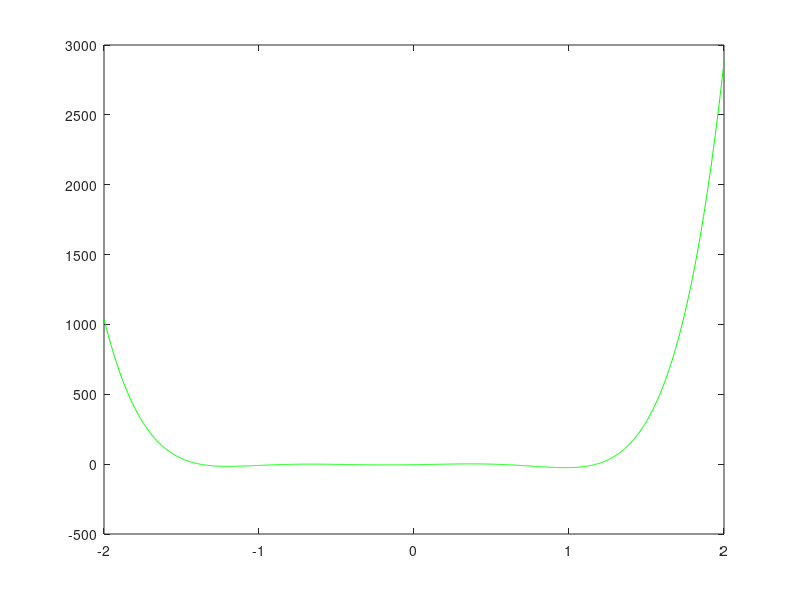

This figure's MATLAB source: (Note: this script raises an error after producing the figure.)
%-----------------άσκηση 2 ερώτημα 3


f = @(x) 54*x.^6 + 45*x.^5 - 102*x.^4 - 69*x.^3 + 35*x.^2 + 16*x - 4 ;
df = @(x) 324*x.^5 + 225*x.^4 - 408*x.^3 - 207*x.^2 + 70*x + 16 ;
ddf = @(x) 1620*x.^4 + 900*x.^3 - 1224*x.^2 - 414*x + 70 ;

x = linspace(-2, 2, 1000);
figure;
plot(x, f(x), 'g');
hold on;
yline(0);
xlabel('x');
ylabel('f(x)');
legend('f(x)', 'y=0');


fprintf(' --- NEWTON-RAPHSON ---');
% 100 τυχαίες αρχικές τιμές στο [-2, 2]
x0_list = -2 + 4*rand(100,1);

iters_classic = zeros(100,1);
iters_modified = zeros(100,1);

for i = 1:100
    x0 = x0_list(i);

    % Κλασική Newton
    [root1, it1] = newton_raphson(f, df, x0, 0.5*1e-7);
    if ~isnan(root1)
          iters_classic(i) = it1;
    else
          iters_classic(i) = NaN;
    end

    % Τροποποιημένη Newton
    [root2, it2] = newton_raphson2(f, df, ddf, x0, 0.5*1e-7);
    if ~isnan(root2)
          iters_modified(i) = it2;
    else
          iters_modified(i) = NaN;
    end
end

% Αποτελέσματα
mean_classic = mean(iters_classic,  'omitnan');
mean_modified = mean(iters_modified, 'omitnan');

std_classic = std(iters_classic , 'omitnan');
std_modified = std(iters_modified, 'omitnan');

fprintf('ΚΛΑΣΙΚΗ \n');
fprintf('ΜΕΣΟΣ ΟΡΟΣ ΕΠΑΝΑΛΗΨΕΩΝ : %.2f\n', mean_classic);
fprintf('ΤΥΠΙΚΗ ΑΠΟΚΛΙΣΗ : %.2f\n', std_classic);
fprintf(' ΤΡΟΠΟΠΟΙΗΜΕΝΗ \n');
fprintf('ΜΕΣΟΣ ΟΡΟΣ ΕΠΑΝΑΛΗΨΕΩΝ : %.2f\n', mean_modified);
fprintf('ΤΥΠΙΚΗ ΑΠΟΚΛΙΣΗ : %.2f\n', std_modified);


fprintf('\n --- ΔΙΧΟΤΟΜΗΣΗ --- \n');

brackets = [];
Ntarget = 100;

attempts = 0;
while size(brackets,1) < Ntarget && attempts < 20000
    attempts = attempts + 1;
    a = -2 + 4*rand();
    b = -2 + 4*rand();
    if a == b, continue; end
    if a > b, tmp = a; a = b; b = tmp; end
    fa = f(a); fb = f(b);
    if ~isfinite(fa) || ~isfinite(fb), continue; end
    if fa*fb < 0
        % optional: avoid duplicates (close intervals)
        too_close = false;
        for k=1:size(brackets,1)
            if abs(brackets(k,1)-a) < 1e-12 && abs(brackets(k,2)-b) < 0.5*1e-12
                too_close = true; break;
            end
        end
        if ~too_close
            brackets(end+1,:) = [a,b];
        end
    end
end

if size(brackets,1) < Ntarget
    warning('Δεν συγκεντρώθηκαν %d brackets, βρέθηκαν %d (attempts=%d)\n', Ntarget, size(brackets,1), attempts);
end

% shuffle order (προαιρετικό) για πιο "τυχαία" σειρά
idx = randperm(size(brackets,1));
brackets = brackets(idx,:);

numTests = min(100, size(brackets,1));
testIntervals = brackets(idx(1:numTests), :);

for i = 1:numTests
    a = testIntervals(i,1);
    b = testIntervals(i,2);

    [r, it] = bisection(f, a, b);  % η κλασική μέθοδος
    iters_dixotomhsh(i) = it;
end

iters_dixotomhsh2 = zeros(numTests,1);

for i = 1:numTests
    a = testIntervals(i,1);
    b = testIntervals(i,2);

    [r, it] = bisection2(f, a, b);
    iters_dixotomhsh2(i) = it;
end

mean_dixot = mean(iters_dixotomhsh, 'omitnan');
std_dixot  = std(iters_dixotomhsh, 'omitnan');

mean_dixot2 = mean(iters_dixotomhsh2, 'omitnan');
std_dixot2  = std(iters_dixotomhsh2, 'omitnan');

fprintf("ΚΛΑΣΙΚΗ ΔΙΧΟΤΟΜΗΣΗ\n");
fprintf("ΜΕΣΟΣ ΟΡΟΣ ΕΠΑΝΑΛΗΨΕΩΝ: %.2f\n", mean_dixot);
fprintf("ΤΥΠΙΚΗ ΑΠΟΚΛΙΣΗ: %.2f\n", std_dixot);

fprintf("ΤΡΟΠΟΠΟΙΗΜΕΝΗ ΔΙΧΟΤΟΜΗΣΗ\n");
fprintf("ΜΕΣΟΣ ΟΡΟΣ ΕΠΑΝΑΛΗΨΕΩΝ: %.2f\n", mean_dixot2);
fprintf("ΤΥΠΙΚΗ ΑΠΟΚΛΙΣΗ: %.2f\n", std_dixot2);



fprintf("\n--- ΤΕΜΝΟΥΣΑ ---\n");
% 100 τυχαίες αρχικές τιμές στο [-2, 2]
x0_list = -2 + 4*rand(100,1);
x1_list = -2 + 4*rand(100,1);
x2_list = -2 + 4*rand(100,1);

iters_secant  = zeros(100,1);
iters_secant2 = zeros(100,1);

for i = 1:100
    
    x0 = x0_list(i);
    x1 = x1_list(i);
    x2 = x2_list(i);

    % Κλασική τέμνουσα (χρησιμοποιεί μόνο x0, x1)
    [root1, it1] = secant(f, x0, x1);
    iters_secant(i) = it1;

    % Τροποποιημένη τέμνουσα (χρησιμοποιεί x0, x1, x2)
    [root2, it2] = secant2(f, x0, x1, x2);
    iters_secant2(i) = it2;

end

mean_secant  = mean(iters_secant, 'omitnan');
std_secant   = std(iters_secant, 'omitnan');

mean_secant2 = mean(iters_secant2, 'omitnan');
std_secant2  = std(iters_secant2, 'omitnan');



fprintf('--- ΚΛΑΣΙΚΗ ΤΕΜΝΟΥΣΑ ---\n');
fprintf('ΜΕΣΟΣ ΟΡΟΣ ΕΠΑΝΑΛΗΨΕΩΝ: %.2f\n', mean_secant);
fprintf('ΤΥΠΙΚΗ ΑΠΟΚΛΙΣΗ: %.2f\n', std_secant);

fprintf('--- ΤΡΟΠΟΠΟΙΗΜΕΝΗ ΤΕΜΝΟΥΣΑ ---\n');
fprintf("ΜΕΣΟΣ ΟΡΟΣ ΕΠΑΝΑΛΗΨΕΩΝ: %.2f\n", mean_secant2);
fprintf("ΤΥΠΙΚΗ ΑΠΟΚΛΙΣΗ: %.2f\n", std_secant2);





%διχοτόμηση klasikh
function [root, iterations] = bisection(f, a, b)
    max = 1000;
    tol = 0.5*1e-7;

    if f(a) * f(b) > 0
        root = NaN;
        iterations = NaN;
        return;	
    end
    
    iterations = 0;
    while (b - a) / 2 > tol && iterations < max
        m = (a+b)/2;  
        
        if f(m) == 0
            root = m; 
            return;
        end

        if abs(f(m)) < tol
            root = m;
            return;
        elseif f(a) * f(m) < 0 
            b = m; 
        else  
            a = m;  
        end
        
        iterations = iterations + 1;
    end
    
    root = (a+b) / 2;  
end

%διχοτόμηση tropopoihmenh
function [root, iterations] = bisection2(f, a, b)
    max = 1000;
    tol = 0.5*1e-7;

    if f(a) * f(b) > 0
        root = NaN;
        iterations = NaN;
        return;
    end

    iterations = 0;
    fa = f(a);
    fb = f(b);

    while (b-a)/2 > tol && iterations < max
        
        if abs(fa) < abs(fb)
            m = a + (b-a)/3 ;
        else    
            m = b - (b-a)/3 ; 
        end
        fm = f(m);
        if abs(fm) < tol
            root =m;
            return;
        end
        if fa * fm < 0  
            b = m;
            fb=fm;
        else                 
            a = m;
            fa = fm;
        end
    
        iterations = iterations+1;
    end
  
    root = (a+b) /2;
end


%newton-raphson klasikh
function [root, iterations, x_history] = newton_raphson(f, df, x0, tol) 
    max_iter=100;

    x = x0;
    iterations = 0;
    x_history = x0;
    
    for i = 1:max_iter
        fx = f(x);
        dfx = df(x);
        
        if abs(dfx) < 0.5*1e-12
            root = NaN;
            return;
        end
       
        x_new = x - fx/dfx;
        iterations = iterations + 1;
        x_history = [x_history; x_new];

        if abs(x_new - x) < tol
            root = x_new;
            return;
        end
        
        x = x_new;
    end
    
    root = NaN; % den brhke riza
    iterations = NaN;
end

%newton-raphson tropopoihmenh
function [root, iterations, x_history] = newton_raphson2(f, df, ddf, x0, tol) 
    max_iter=100;

    x = x0;
    iterations = 0;
    x_history = x0;
    
    for i = 1:max_iter
        fx = f(x);
        dfx = df(x);
        ddfx= ddf(x);
        
        if abs(fx) < 0.5*1e-12
            root = NaN;
            return;
        end   
        if abs(dfx) < 0.5*1e-12
            root = NaN;
            return;
        end
       
        a = (dfx/fx) - 0.5000000 * (ddfx/dfx) ;
        if abs(a) < 0.5*1e-12
            root = NaN;
            iterations = NaN;
            return;
        end
        x_new = x - 1/ a;  
        iterations = iterations + 1;
        x_history = [x_history; x_new];

        if abs(x_new - x) < tol
            root = x_new;
            return;
        end
        
        x = x_new;
    end
    
    root = NaN; % δεν βρήκε ρίζα
    iterations= NaN;
end

%Τέμνουσα κλασική
function [root, iterations] = secant(f, x0, x1)
    tol= 0.5*1e-7;
    max_iter=100;
    
    iterations = 0;
    
    for i = 1:max_iter
        fx0 = f(x0);
        fx1 = f(x1);
        
        % Έλεγχος αν η τιμή είναι μηδέν
        if abs(fx1) < tol
            root = x1;
            return;
        end
        
        if abs(fx1 - fx0) < tol
             root = NaN;
             iterations = NaN;
             return;
        end

        x_new = x1 - fx1 * (x1 - x0) / (fx1 - fx0);
        iterations = iterations + 1;

        if abs(x_new - x1) < tol
            root = x_new;
            return;
        end
        
        x0 = x1;
        x1 = x_new;  
    end
    
    root = NaN;
    iterations = NaN;
end

%τέμνουσα τροποποιημένη
function [root, iterations] = secant2(f, x0, x1, x2)
    tol= 0.5*1e-7;
    max_iter=100;
    
    iterations = 0;
    
    for i = 1:max_iter
        fx0 = f(x0);
        fx1 = f(x1);
        fx2 = f(x2);
        
        if abs(fx0)< tol
            root = x0;
            return;
        end
        if abs(fx1)< tol
            root = x1;
            return;
        end
        if abs(fx2)< tol
            root = x2;
            return;
        end

        q = fx0 / fx1;
        r = fx2 / fx1;
        s = fx2 / fx0;
        paronomastis = (q-1)*(r-1)*(s-1) ; 

        if abs(paronomastis) < tol
            root = NaN;
            iterations = NaN;
            return;
        end

        arithmitis = r*(r-q)*(x2-x1) + (1-r)*s*(x2-x0); 
        x_new = x2 - arithmitis/paronomastis ;

        iterations = iterations + 1;

        if abs(x_new - x2) < tol
            root = x_new;
            return;
        end
        
        x0 = x1;
        x1 = x2;  
        x2 = x_new;  
    end
    
    root = NaN;
    iterations = NaN;
end














%ΑΣΚΗΣΗ 3
%------------------άσκηση 3 ερώτημα 1

function [P, L, U] = plu(A)
    n = size(A, 1);
    L = eye(n);
    P = eye(n);  
    U = A;    
    
    for k = 1:n-1
        [maxVal, maxIdx] = max(abs(U(k:n, k)));
        pivot_row = maxIdx + k - 1;
        
        %πίνακας U
        temp = U(k, :);
        U(k, :) = U(pivot_row, :);
        U(pivot_row, :) = temp;
        
        %πίνακας P
        temp = P(k, :);
        P(k, :) = P(pivot_row, :);
        P(pivot_row, :) = temp;
        
        %πίνακας L
        if k > 1
            temp = L(k, 1:k-1);
            L(k, 1:k-1) = L(pivot_row, 1:k-1);
            L(pivot_row, 1:k-1) = temp;
        end
        
        % Gauss
        for i = k+1:n
            %συντελεστής
            factor = U(i, k) / U(k, k);
            L(i, k) = factor;
            %πίνακας U
            U(i, k:n) = U(i, k:n) - factor * U(k, k:n);
        end
    end
end



function x = solveLU(P, L, U, b)
    n = length(b);
    bNeo = P * b;
    y = zeros(n, 1);
    
    for i = 1:n
        y(i) = bNeo(i) - L(i, 1:i-1) * y(1:i-1);
    end
  
    x = zeros(n, 1);
    for i = n:-1:1
        x(i) = (y(i) - U(i, i+1:n) * x(i+1:n)) / U(i, i);
    end
end


A = [2, -3, 1 ; 3, 1, -1 ; 1, -1, -1];
b = [1; 2; 1];

[P, L, U] = plu(A);
x = solveLU(P, L, U, b);

% Εκτύπωση αποτελεσμάτων
disp('Λύση x PRWTO:');
disp(x);

error = norm(A*x - b);
disp(['σφάλμα: ', num2str(error)]);


% παράδειγμα
A = [3 1 -4 1; 
     -5 2 1 -2; 
     -1 6 -3 -4; 
     -2 1 -4 2]; 

[P, L, U] = plu(A);

% έλεγχος
%PA - LU
difference = P*A - L*U;


disp('σφάλμα :');
disp(max(max(abs(difference))));

disp('P:'); disp(P);
disp('L:'); disp(L);
disp('U:'); disp(U);
b = [-3; 1; 2; 0];

x = solveLU(P, L, U, b);
disp('Λύση x:');
disp(x);
error = norm(A*x - b);
disp(['Σφάλμα: ', num2str(error)]);


A = [3 1 -4 1; 
     -5 2 1 -2; 
     -1 6 -3 -4; 
     -2 1 -4 2];

b = [-3; 1; 2; 0];

% 1. από MATLAB
x_matlab = A \ b; 

% δικό μου
[P, L, U] = plu(A);
x_mine = solveLU(P, L, U, b);

% αποτελεσμ
disp('από MATLAB :');
disp(x_matlab);

disp('δικό μου:');
disp(x_mine);

disp('Διαφορά :');
disp(norm(x_matlab - x_mine));


%------------------άσκηση 3 ερώτημα 2

function L = cholesky(A)
    n = size(A, 1);
    L = zeros(n, n);
    
    %για κάθε στήλη
    for k = 1:n
        sum = 0;
        for j = 1:k-1
            sum = sum + L(k, j)^2;
        end
        
        val = A(k, k) - sum;
        if val <= 0
            error('μη θετικά ορισμένος πίνακας.');
        end
        L(k, k) = sqrt(val);
        
        for i = k+1:n
            sum2 = 0;
            for j = 1:k-1
                sum2 = sum2 + L(i, j) * L(k, j);
            end
            
            L(i, k) = (A(i, k) - sum2) / L(k, k);
        end
    end
end


% παράδειγμα για έλεγχο
n = 4;
B = rand(n);
A = B * B'; % Κόλπο για να φτιάξουμε σίγουρα θετικά ορισμένο πίνακα

% δικό μου
L_mine = cholesky(A);

% από MATLAB
L_matlab = chol(A, 'lower'); 

% πίνακες & σφάλματα
disp('δικός μου:');
disp(L_mine);

disp(' A - L*L^T :');
disp(norm(A - L_mine * L_mine'));

disp('από MATLAB :');
disp(norm(L_mine - L_matlab));



%------------------άσκηση 3 ερώτημα 3


% gauss seidel
function x = func(n)
    x = zeros(n, 1);
    
    akriv = 0.5 * 1e-5;
    error = 1;
    
    iters = 0;
 
    while error > akriv
        iters = iters + 1;
        x_previous = x;
        
        %πρώτη γραμμή , β=3
        x(1) = (3 + 2*x(2)) / 5;
        
        %ενδιάμεσες γραμμές , β=1
        for i = 2:n-1
            x(i) = (1 + 2*x(i-1) + 2*x(i+1)) / 5;
        end
        
        %τελευταία γραμμή , β=3
        x(n) = (3 + 2*x(n-1)) / 5;
        
        %σφάλμα
        diff = abs(x - x_previous);
        error = max(diff);
    end
   
    fprintf('n=%d : %d επαναλήψεις.\n', n, iters);
end

%έλεγχος
fprintf(" n = 10 \n");
x10 = func(10);
disp(x10);

fprintf(" n = 5000 \n");
x5000 = func(5000);
fprintf(" πρώτες και τελευταίες 5 τιμές \n");
disp(x5000(1:5));
disp(x5000(4995:5000));
